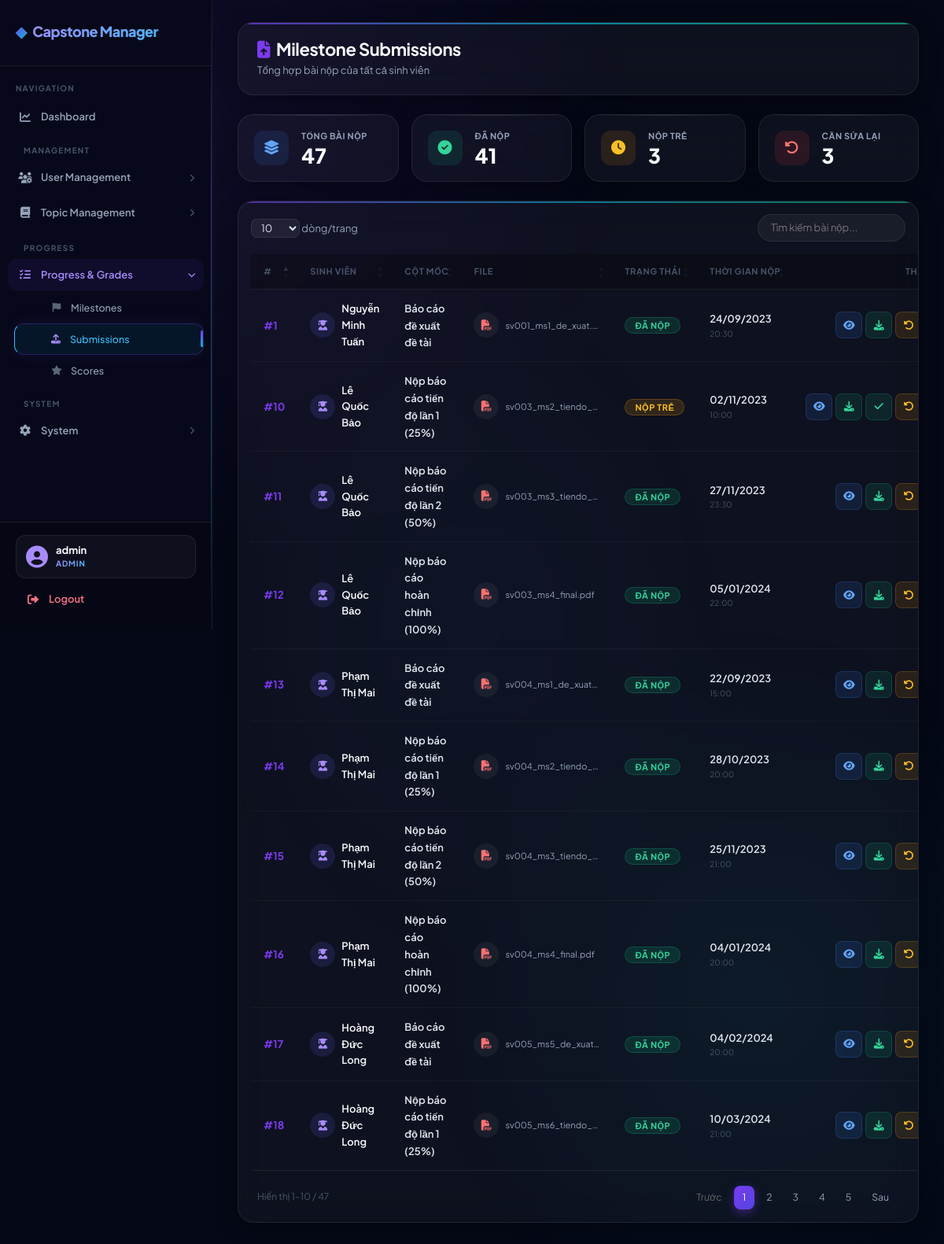
Page /index.php?page=submissions (signed in) on the committed database.
### tables this page shows
CREATE TABLE submissions (
  id           INT UNSIGNED AUTO_INCREMENT PRIMARY KEY,
  student_id   INT UNSIGNED NOT NULL,
  topic_id     INT UNSIGNED DEFAULT NULL,
  milestone_id INT UNSIGNED NOT NULL,
  file_path    VARCHAR(500) NOT NULL,
  status       ENUM('submitted','late','revision_required') NOT NULL DEFAULT 'submitted',
  submitted_at DATETIME     NOT NULL,
  FOREIGN KEY (student_id)   REFERENCES students(id)   ON DELETE CASCADE,
  FOREIGN KEY (topic_id)     REFERENCES topics(id)     ON DELETE SET NULL,
  FOREIGN KEY (milestone_id) REFERENCES milestones(id) ON DELETE CASCADE
);

CREATE TABLE students (
  id           INT UNSIGNED AUTO_INCREMENT PRIMARY KEY,
  user_id      INT UNSIGNED NOT NULL UNIQUE,
  student_code VARCHAR(20)  NOT NULL UNIQUE,
  full_name    VARCHAR(150) NOT NULL,
  phone        VARCHAR(20)  DEFAULT NULL,
  created_at   TIMESTAMP DEFAULT CURRENT_TIMESTAMP,
  FOREIGN KEY (user_id) REFERENCES users(id) ON DELETE CASCADE
);

CREATE TABLE milestones (
  id          INT UNSIGNED AUTO_INCREMENT PRIMARY KEY,
  title       VARCHAR(150) NOT NULL,
  deadline    DATETIME     NOT NULL,
  semester_id INT UNSIGNED NOT NULL,
  created_at  TIMESTAMP DEFAULT CURRENT_TIMESTAMP,
  FOREIGN KEY (semester_id) REFERENCES semesters(id)
);

### app/controllers/SubmissionController.php (called while the page is built, shortened)
<?php
class SubmissionController {
    private $submissionModel;
    public function __construct() {
        $this->submissionModel = new Submission();
    }
    public function index() {
        $role = $_SESSION['user']['role'];
        if ($role === 'student') {
            $studentId = $_SESSION['user']['student_id'] ?? null;
            if (!$studentId) {
                $studentModel = new Student();
                $student = $studentModel->findByUserId($_SESSION['user']['id']);
                if ($student) {
                    $_SESSION['user']['student_id'] = $student['id'];
                    $studentId = $student['id'];
                }
            }
            $submissions = $studentId
                ? $this->submissionModel->getByStudent($studentId)
                : [];
        } elseif ($role === 'lecturer') {
            $lecturerId  = $_SESSION['user']['lecturer_id'] ?? null;
            $submissions = $lecturerId
                ? $this->submissionModel->getByLecturer($lecturerId)
                : [];
        } else {
            $submissions = $this->submissionModel->getAll();
        }
        require '../app/views/submissions/index.php';
    }
}

### core/Database.php (called while the page is built)
<?php
class Database {
    private static $instance = null;
    private $conn;
    private $host = "localhost";
    private $dbname = "capstone_manager";
    private $username = "root";
    private $password = "";
    private function __construct(){
        try{
            $this->conn = new PDO(
                "mysql:host={$this->host};dbname={$this->dbname};charset=utf8mb4",
                $this->username,
                $this->password
            );
            $this->conn->setAttribute(
                PDO::ATTR_ERRMODE,
                PDO::ERRMODE_EXCEPTION
            );
            $this->conn->setAttribute(
                PDO::ATTR_DEFAULT_FETCH_MODE,
                PDO::FETCH_ASSOC
            );
        }catch(PDOException $e){
            die("Database Error: " . $e->getMessage());
        }
    }
    public static function getInstance(){
        if(self::$instance == null){
            self::$instance = new Database();
        }
        return self::$instance;
    }
    public function getConnection(){
        return $this->conn;
    }
}

### app/models/Submission.php (called while the page is built, shortened)
<?php
class Submission {
    private $conn;
    public function __construct(){
        $this->conn = Database::getInstance()->getConnection();
    }
    public function getAll(){
        $sql = "SELECT submissions.*,
                       students.full_name AS student_name,
                       milestones.title   AS milestone_title
                FROM submissions
                JOIN students   ON students.id   = submissions.student_id
                JOIN milestones ON milestones.id  = submissions.milestone_id
                ORDER BY submissions.id DESC";
        try {
            return $this->conn->query($sql)->fetchAll(PDO::FETCH_ASSOC);
        } catch (PDOException $e) {
            return [];
        }
    }
}

### app/views/submissions/index.php (the view, shortened to what this page needs)
<?php require '../app/views/layouts/header.php'; ?>
<?php require '../app/views/layouts/sidebar.php'; ?>
<div class="main-content">
    <div class="page-header mb-4" data-aos="fade-down">
        <div>
            <h2 class="fw-bold mb-1">
                <i class="fa-solid fa-file-arrow-up me-2" style="color:var(--primary);"></i>Milestone Submissions
            </h2>
            <p class="mb-0" style="color:var(--text-muted);font-size:13px;">
                <?php if ($_SESSION['user']['role'] === 'student'): ?>
                    Bài nộp của bạn theo từng cột mốc đồ án
                <?php else: ?>
                    Tổng hợp bài nộp của tất cả sinh viên
                <?php endif; ?>
            </p>
        </div>
    </div>
    <?php if ($_SESSION['user']['role'] !== 'student' && !empty($submissions)): ?>
        <?php
            $total     = count($submissions);
            $submitted = count(array_filter($submissions, fn($s) => ($s['status'] ?? '') === 'submitted'));
            $late      = count(array_filter($submissions, fn($s) => ($s['status'] ?? '') === 'late'));
            $revision  = count(array_filter($submissions, fn($s) => ($s['status'] ?? '') === 'revision_required'));
        ?>
        <div class="row g-3 mb-4" data-aos="fade-up">
            <?php foreach ([
                ['label'=>'Tổng bài nộp', 'val'=>$total,    'icon'=>'fa-layer-group',    'color'=>'#60a5fa', 'bg'=>'rgba(59,130,246,0.12)'],
                ['label'=>'Đã nộp',        'val'=>$submitted,'icon'=>'fa-circle-check',   'color'=>'#34d399', 'bg'=>'rgba(16,185,129,0.12)'],
                ['label'=>'Nộp trễ',       'val'=>$late,     'icon'=>'fa-clock',           'color'=>'#fbbf24', 'bg'=>'rgba(245,158,11,0.12)'],
                ['label'=>'Cần sửa lại',   'val'=>$revision, 'icon'=>'fa-rotate-left',     'color'=>'#f87171', 'bg'=>'rgba(239,68,68,0.12)'],
            ] as $stat): ?>
            <div class="col-6 col-md-3">
                <div class="stat-card" style="border-top:2px solid <?= $stat['color'] ?>;">
                    <div class="stat-icon" style="background:<?= $stat['bg'] ?>;color:<?= $stat['color'] ?>;">
                        <i class="fa-solid <?= $stat['icon'] ?>"></i>
                    </div>
                    <div>
                        <div class="stat-label"><?= $stat['label'] ?></div>
                        <div class="stat-value"><?= $stat['val'] ?></div>
                    </div>
                </div>
            </div>
            <?php endforeach; ?>
        </div>
    <?php endif; ?>
    <div class="table-container" data-aos="fade-up" data-aos-delay="80">
        <div class="table-responsive p-3">
            <table class="table table-hover mb-0" id="submissionsTable">
                <thead>
                    <tr>
                        <th class="ps-4">#</th>
                        <th>Sinh viên</th>
                        <th>Cột mốc</th>
                        <th>File</th>
                        <th>Trạng thái</th>
                        <th>Thời gian nộp</th>
                        <th class="text-end pe-4">Thao tác</th>
                    </tr>
                </thead>
                <tbody>
                    <?php if (!empty($submissions)): ?>
                        <?php foreach ($submissions as $sub): ?>
                            <?php
                                $status = $sub['status'] ?? 'submitted';
                                $statusLabel = match($status) {
                                    'submitted'         => 'Đã nộp',
                                    'late'              => 'Nộp trễ',
                                    'revision_required' => 'Cần sửa',
                                    default             => ucfirst($status),
                                };
                                $statusBadge = match($status) {
                                    'submitted'         => 'badge-approved',
                                    'late'              => 'badge-pending',
                                    'revision_required' => 'badge-rejected',
                                    default             => 'badge-pending',
                                };
                                $ext = strtolower(pathinfo($sub['file_path'] ?? '', PATHINFO_EXTENSION));
                                [$fileIcon, $fileColor] = match($ext) {
                                    'pdf'        => ['fa-file-pdf',    '#f87171'],
                                    'doc','docx' => ['fa-file-word',   '#60a5fa'],
                                    'zip','rar'  => ['fa-file-zipper', '#fbbf24'],
                                    default      => ['fa-file',        'var(--text-faint)'],
                                };
                            ?>
                            <tr>
                                <td class="ps-4">
                                    <span class="fw-bold" style="color:var(--primary);">#<?= $sub['id'] ?></span>
                                </td>
                                <td>
                                    <div class="d-flex align-items-center gap-2">
                                        <div class="avatar-icon" style="background:rgba(99,102,241,0.15);color:#a78bfa;">
                                            <i class="fa-solid fa-user-graduate" style="font-size:13px;"></i>
                                        </div>
                                        <span class="fw-semibold" style="color:var(--text-bright);font-size:13px;">
                                            <?= htmlspecialchars($sub['student_name'] ?? '—') ?>
                                        </span>
                                    </div>
                                </td>
                                <td>
                                    <span class="fw-semibold" style="font-size:13px;color:var(--text);">
                                        <?= htmlspecialchars(ucfirst($sub['milestone_title'] ?? '—')) ?>
                                    </span>
                                </td>
                                <td>
                                    <?php if (!empty($sub['file_path'])): ?>
                                        <div class="d-flex align-items-center gap-2">
                                            <div class="avatar-icon" style="background:rgba(255,255,255,0.05);color:<?= $fileColor ?>;">
                                                <i class="fa-solid <?= $fileIcon ?>"></i>
                                            </div>
                                            <span style="font-size:11px;color:var(--text-muted);max-width:120px;overflow:hidden;text-overflow:ellipsis;white-space:nowrap;display:inline-block;">
                                                <?= htmlspecialchars(basename($sub['file_path'])) ?>
                                            </span>
                                        </div>
                                    <?php else: ?>
                                        <span style="color:var(--text-faint);">—</span>
                                    <?php endif; ?>
                                </td>
                                <td>
                                    <span class="badge <?= $statusBadge ?>">
                                        <?= $statusLabel ?>
                                    </span>
                                </td>
                                <td>
                                    <div class="fw-semibold" style="font-size:13px;color:var(--text);">
                                        <?= $sub['submitted_at'] ? date('d/m/Y', strtotime($sub['submitted_at'])) : '—' ?>
                                    </div>
                                    <div style="font-size:10px;color:var(--text-faint);">
                                        <?= $sub['submitted_at'] ? date('H:i', strtotime($sub['submitted_at'])) : '' ?>
                                    </div>
                                </td>
                                <td class="text-end pe-4">
                                    <div class="d-flex justify-content-end gap-1">
                                        <a href="index.php?page=submission-show&id=<?= $sub['id'] ?>"
                                           class="icon-btn icon-btn-info" title="Xem chi tiết">
                                            <i class="fa-solid fa-eye"></i>
                                        </a>
                                        <?php if (!empty($sub['file_path'])): ?>
                                            <a href="assets/uploads/<?= htmlspecialchars($sub['file_path']) ?>"
                                               target="_blank"
                                               class="icon-btn icon-btn-success" title="Tải file">
                                                <i class="fa-solid fa-download"></i>
                                            </a>
                                        <?php endif; ?>
                                        <?php if (in_array($_SESSION['user']['role'], ['admin','lecturer'])): ?>
                                            <?php if ($status !== 'submitted'): ?>
                                                <a href="index.php?page=submission-status&id=<?= $sub['id'] ?>&status=submitted"
                                                   class="icon-btn icon-btn-success" title="Xác nhận đã nộp">
                                                    <i class="fa-solid fa-check"></i>
                                                </a>
                                            <?php endif; ?>
                                            <a href="index.php?page=submission-status&id=<?= $sub['id'] ?>&status=revision_required"
                                               class="icon-btn icon-btn-warning" title="Yêu cầu sửa lại"
                                               onclick="return confirm('Yêu cầu sinh viên sửa lại?')">
                                                <i class="fa-solid fa-rotate-left"></i>
                                            </a>
                                        <?php endif; ?>
                                    </div>
                                </td>
                            </tr>
                        <?php endforeach; ?>
                    <?php endif; ?>
                </tbody>
            </table>
        </div>
    </div>
</div>
<?php require '../app/views/layouts/footer.php'; ?>

### rows in the picture
submissions: id "18", student.full_name "Hoàng Đức Long", milestone.title "Nộp báo cáo tiến độ lần 1 (25%)", file_path "sv005_ms6_tiendo_…", status "ĐÃ NỘP", submitted_at "10/03/2024", submitted_at "21:00"
submissions: id "17", student.full_name "Hoàng Đức Long", milestone.title "Báo cáo đề xuất đề tài", file_path "sv005_ms5_de_xuat…", status "ĐÃ NỘP", submitted_at "04/02/2024", submitted_at "20:00"
submissions: id "16", student.full_name "Phạm Thị Mai", milestone.title "Nộp báo cáo hoàn chỉnh (100%)", file_path "sv004_ms4_final.pdf", status "ĐÃ NỘP", submitted_at "04/01/2024", submitted_at "20:00"
submissions: id "15", student.full_name "Phạm Thị Mai", milestone.title "Nộp báo cáo tiến độ lần 2 (50%)", file_path "sv004_ms3_tiendo_…", status "ĐÃ NỘP", submitted_at "25/11/2023", submitted_at "21:00"
submissions: id "14", student.full_name "Phạm Thị Mai", milestone.title "Nộp báo cáo tiến độ lần 1 (25%)", file_path "sv004_ms2_tiendo_…", status "ĐÃ NỘP", submitted_at "28/10/2023", submitted_at "20:00"
submissions: id "13", student.full_name "Phạm Thị Mai", milestone.title "Báo cáo đề xuất đề tài", file_path "sv004_ms1_de_xuat…", status "ĐÃ NỘP", submitted_at "22/09/2023", submitted_at "15:00"
submissions: id "12", student.full_name "Lê Quốc Bảo", milestone.title "Nộp báo cáo hoàn chỉnh (100%)", file_path "sv003_ms4_final.pdf", status "ĐÃ NỘP", submitted_at "05/01/2024", submitted_at "22:00"
submissions: id "11", student.full_name "Lê Quốc Bảo", milestone.title "Nộp báo cáo tiến độ lần 2 (50%)", file_path "sv003_ms3_tiendo_…", status "ĐÃ NỘP", submitted_at "27/11/2023", submitted_at "23:30"
submissions: id "10", student.full_name "Lê Quốc Bảo", milestone.title "Nộp báo cáo tiến độ lần 1 (25%)", file_path "sv003_ms2_tiendo_…", status "NỘP TRỄ", submitted_at "02/11/2023", submitted_at "10:00"
submissions: id "1", student.full_name "Nguyễn Minh Tuấn", milestone.title "Báo cáo đề xuất đề tài", file_path "sv001_ms1_de_xuat.…", status "ĐÃ NỘP", submitted_at "24/09/2023", submitted_at "20:30"

### other values in the picture
explode('@', $email)[0] "admin"
$_SESSION['user']['role'] "ADMIN"
$stat['label'] "TỔNG BÀI NỘP"
$stat['val'] "47"
$stat['label'] "ĐÃ NỘP"
$stat['val'] "41"
$stat['label'] "NỘP TRỄ"
$stat['val'] "3"
$stat['label'] "CẦN SỬA LẠI"
